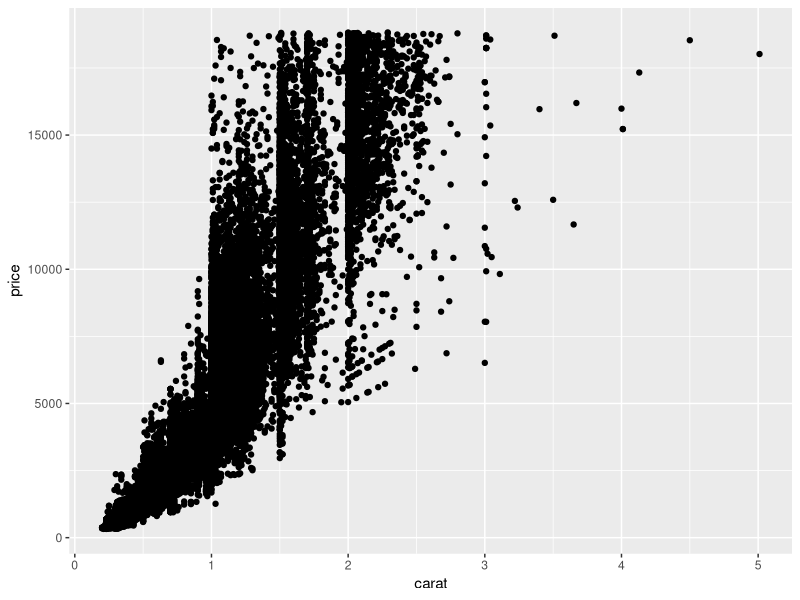
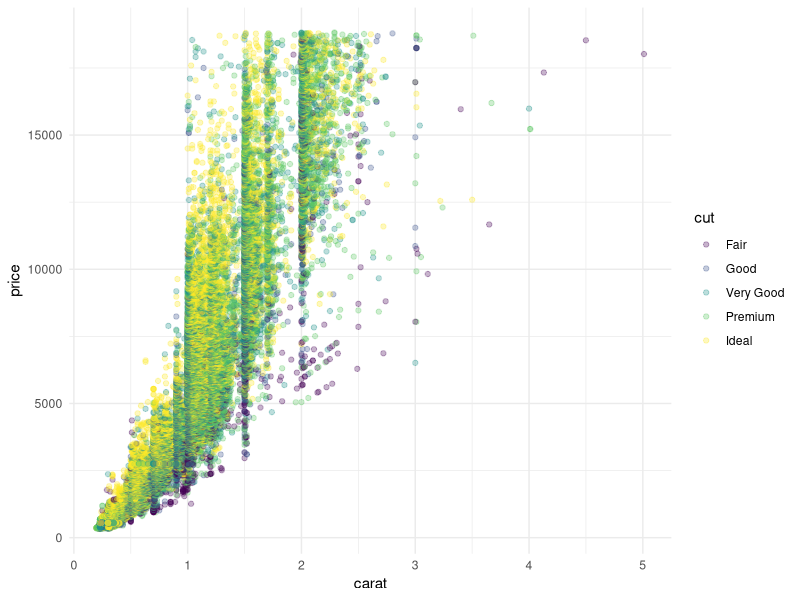

Here is the R script that generated these plots, in order:
## ---- chunk 1
library(tidyverse)
## ---- chunk 2
## TASK: Plot `price` vs `carat` below
## Your code here!
diamonds %>% 
  ggplot(aes(x = carat, y = price)) +
  geom_point()
## ---- chunk 3
## TASK: Plot `price`, `carat`, and `cut` below
## Your code here!
diamonds %>% 
  ggplot(aes(x = carat, y = price, color = cut)) +
  geom_point(alpha = 0.3) + 
  theme_minimal()
